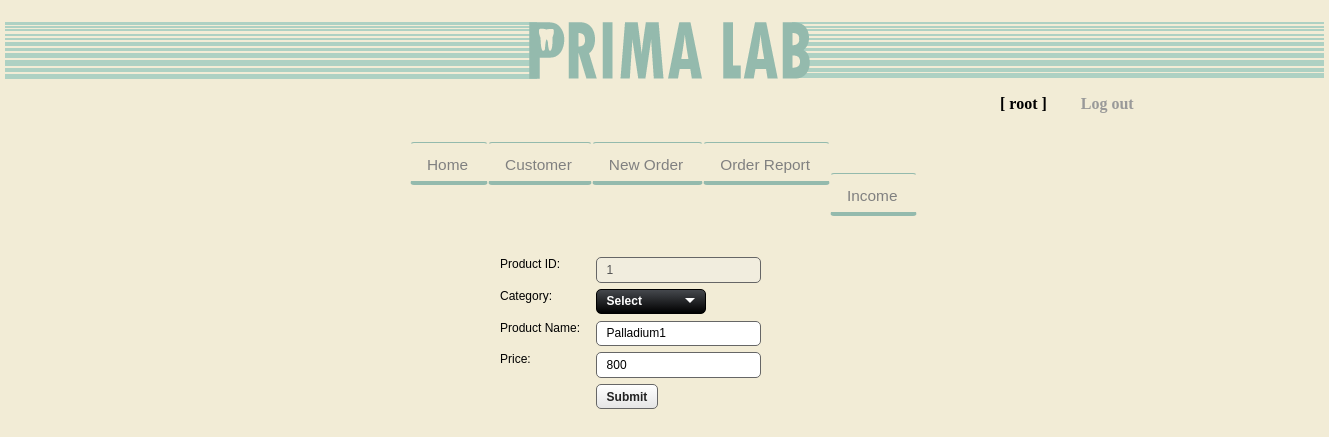
/Site/edit-product.php?product_id=1 (signed in), run on the app's committed database.
### tables this page shows
CREATE TABLE `product` (
  `product_id` int(11) NOT NULL auto_increment,
  `product_name` varchar(50) default NULL,
  `price` int(11) default NULL,
  `category_id` int(11) default NULL,
  PRIMARY KEY  (`product_id`)
);

### Site/edit-product.php (the view, shortened to what this page needs)
<!DOCTYPE html PUBLIC "-//W3C//DTD XHTML 1.0 Strict//EN" "http://www.w3.org/TR/xhtml1/DTD/xhtml1-strict.dtd">
<html xmlns="http://www.w3.org/1999/xhtml">
<head>
<link href="css/reset.css" rel="stylesheet" type="text/css"/>
<link href="css/mian.css" rel="stylesheet" type="text/css" />
<link href="css/idealForms/idealForms.css" rel="stylesheet" type="text/css" media="screen"/>
<link href="css/idealForms/idealForms-theme-sapphire.css" rel="stylesheet" type="text/css" media="screen"/>
</head>
<body>
<div id="wrapper-main">
	<div id="logo-left" class="left"></div>
	<div id="wrapper-logo-main" class="left"></div>
	<div id="logo-right" class="left"></div>
</div>
   <?PHP
   	if(!isset($_SESSION['username']))
	{
		echo "<script>alert('Please Login');window.location='login.php';</script>"
	?>
   <?php
   }else
   {
   ?>
<div id="login-box">
	<ul>
		<li>[ <?PHP echo $_SESSION['username']?> ]</li>
		<a href="logout.php"><li>Log out</li></a>
	</ul>
</div>
<?php } ?>
<div id="wrapper-menu">
<div id="top_navigation">
	<ul class="nav">
		<li><a href="index.php">Home</a></li>
		<li><a href="customer.php">Customer</a></li>
		<li><a href="new-order.php">New Order</a></li>
		<li><a href="order-history.php">Order Report</a></li>
		<li><a href="report.php">Income</a></li>
	</ul>
</div>
</div>
<div id="wrapper-form-1">
		<?php
			 	$p_id  = $_GET['product_id'];
   				$sql   = "select * FROM product WHERE product_id = '$p_id' ";
   				$query = mysql_query($sql) or die(mysql_error().": $sql");
   				$row   = mysql_fetch_array($query);
		?>
		<form name="form1" action="edit-product-save.php" method="post">
			<div class="idealWrap">
			<label>Product ID:</label>
			<input type="text" id="product_name" name="product_name" value="<?php echo $row['product_id']?>" disabled="disabled"/>
			</div>
			<div class="idealWrap">
			<label>Category:</label>
			</div>
			<div class="idealWrap">
			<label>Product Name:</label>
			<input type="text" id="product_name" name="product_name" value="<?php echo $row['product_name']?>"/>
			</div>
			<div class="idealWrap">
			<label>Price:</label>
			<input name="product_price" id="product_price" type="text" value="<?php echo $row['price']?>"/>
			</div>
			<div class="idealWrap">
				<label>&nbsp;</label>
			</div>
	</form>
</div>
</body>
</html>

### Site/css/mian.css (style rules this page uses)
body { background-color: #F2ECD6; }
.left { float: left; }
#wrapper-logo-main { background-image: url(../images/logo_main.png); margin-top: 20px; background-repeat: no-repeat; height: 60px; width: 639px; margin-left: 0px; margin-right: auto; margin-bottom: auto; }
#wrapper-main { height: 80px; margin-right: auto; margin-left: auto; width: 1319px; }
#logo-left { height: 60px; width: 340px; margin-top: 20px; background-image: url(../images/bg.png); background-repeat: repeat-x; }
#logo-right { height: 60px; width: 340px; margin-top: 20px; background-image: url(../images/bg_right.png); background-repeat: repeat-x; }
#login-box { height: 30px; padding-top: 10px; width: 250px; margin-left: 1000px; color: #000; font-weight: bold; }
#login-box ul a { color: #999; text-decoration: none; }
#login-box ul li { display: inline; margin-right: 30px; }
#wrapper-menu { height: 80px; display: inline-block; list-style-type: none; margin-top: 10px; width: 650px; margin-right: auto; padding-left: 150px; padding-top: 5px; margin-left: 250px; }
#wrapper-menu ul li { display: inline; margin-right: 60px; margin-top: auto; margin-bottom: auto; }
#wrapper-form-1 { width: 500px; padding-top: 10px; margin-left: 500px; margin-right: auto; }
* { margin : 0; padding : 0; list-style : none; text-decoration : none; line-height : 27px; }
#top_navigation { background : transparent; width: 800px; height : 77px; list-style : none; margin-top : 7px; margin-bottom : 11px; width : 100%; }
ul.nav { background : transparent; width: 800px; height : 57px; line-height : 31px; list-style : none; padding : 0 10px; font-size : 14px; }
ul.nav li { display : inline; padding : 0; background : transparent; }
ul.nav a { background : transparent; height : 20px; font-size : 1.1em; color : #808080; float : left; padding : 8px 19px 10px 16px; text-decoration : none; border-top: 1px solid #94BAAD; border-bottom : 4px solid #94BAAD; border-left : 1px solid transparent; border-right : 1px solid transparent; border-radius : 4px; -moz-border-radius : 4px; -webkit-border-radius: 4px; font-family: Arial, Helvetica, sans-serif; }

### Site/css/idealForms/idealForms.css (style rules this page uses)
form { margin: 2em 0; }
form * { font: normal 12px Arial }
textarea, input[type="text"], input[type="password"] { width: 12em; }
textarea, input[type="text"], input[type="password"], ul.idealSelect li, a.button { padding: .4em .8em; }
form div.idealWrap, form div.idealWrap p { margin: .5em 0; }
form div.idealWrap > label { width: 8em; float: left; }
.button, ul.idealSelect div li, ul.idealSelect ul, input[type="text"], input[type="password"], textarea { border-radius: 5px; -moz-border-radius: 5px; -webkit-border-radius: 5px; }
.button, textarea, ul.idealSelect div li, ul.idealSelect ul, input[type="text"], input[type="password"], label input[type="radio"] + span, label input[type="checkbox"] + span, ul.idealSelect:hover ul, ul.idealSelect ul li:last-child, ul.idealSelect div.menuOpen li, ul.idealSelect.menuOpen div li { border-radius: 0\9; }

### Site/css/idealForms/idealForms-theme-sapphire.css (style rules this page uses)
textarea, input[type="text"], input[type="password"] { border:1px solid #666; }

### data on the page
product: product_name "1", product_name "Palladium1", product_price "800"

### other printed values
$_SESSION['username'] "root"
